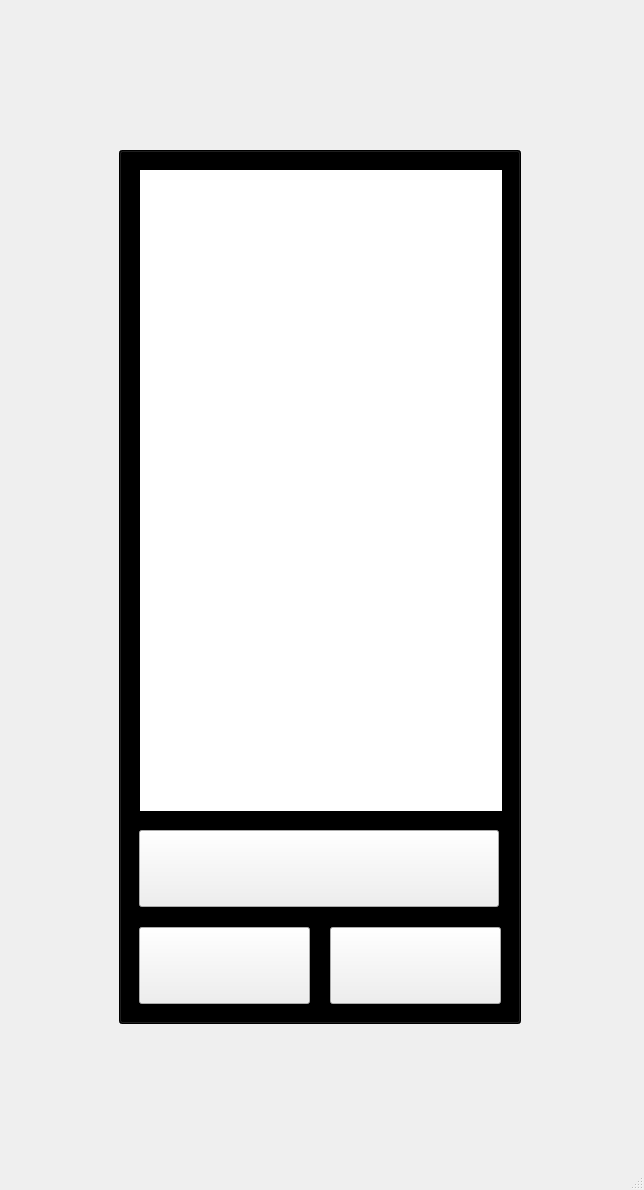
<?xml version="1.0" encoding="UTF-8"?>
<ui version="4.0">
 <class>MainWindow</class>
 <widget class="QMainWindow" name="MainWindow">
  <property name="geometry">
   <rect>
    <x>0</x>
    <y>0</y>
    <width>644</width>
    <height>1190</height>
   </rect>
  </property>
  <property name="windowTitle">
   <string>MainWindow</string>
  </property>
  <widget class="QWidget" name="centralwidget">
   <widget class="QPushButton" name="Analyze_b_but">
    <property name="enabled">
     <bool>false</bool>
    </property>
    <property name="geometry">
     <rect>
      <x>119</x>
      <y>150</y>
      <width>402</width>
      <height>874</height>
     </rect>
    </property>
    <property name="styleSheet">
     <string notr="true">background-color: rgb(0, 0, 0);</string>
    </property>
    <property name="text">
     <string/>
    </property>
   </widget>
   <widget class="QPushButton" name="screen_but">
    <property name="enabled">
     <bool>true</bool>
    </property>
    <property name="geometry">
     <rect>
      <x>139</x>
      <y>830</y>
      <width>360</width>
      <height>77</height>
     </rect>
    </property>
    <property name="styleSheet">
     <string notr="true">border-image: url(:/image/image_file/Group 5.png);</string>
    </property>
    <property name="text">
     <string/>
    </property>
   </widget>
   <widget class="QPushButton" name="back_but">
    <property name="enabled">
     <bool>true</bool>
    </property>
    <property name="geometry">
     <rect>
      <x>139</x>
      <y>927</y>
      <width>171</width>
      <height>77</height>
     </rect>
    </property>
    <property name="styleSheet">
     <string notr="true">border-image: url(:/image/image_file/Group 7.png);</string>
    </property>
    <property name="text">
     <string/>
    </property>
   </widget>
   <widget class="QPushButton" name="reshot_but">
    <property name="enabled">
     <bool>true</bool>
    </property>
    <property name="geometry">
     <rect>
      <x>330</x>
      <y>927</y>
      <width>171</width>
      <height>77</height>
     </rect>
    </property>
    <property name="styleSheet">
     <string notr="true">border-image: url(:/image/image_file/Group 9.png);</string>
    </property>
    <property name="text">
     <string/>
    </property>
   </widget>
   <widget class="QLabel" name="messageLabel">
    <property name="enabled">
     <bool>false</bool>
    </property>
    <property name="geometry">
     <rect>
      <x>140</x>
      <y>170</y>
      <width>362</width>
      <height>641</height>
     </rect>
    </property>
    <property name="styleSheet">
     <string notr="true">background-color: rgb(255, 255, 255);</string>
    </property>
    <property name="text">
     <string/>
    </property>
   </widget>
  </widget>
  <widget class="QMenuBar" name="menubar">
   <property name="geometry">
    <rect>
     <x>0</x>
     <y>0</y>
     <width>644</width>
     <height>22</height>
    </rect>
   </property>
  </widget>
  <widget class="QStatusBar" name="statusbar"/>
 </widget>
 <resources>
  <include location="resouce.qrc"/>
 </resources>
 <connections/>
</ui>
